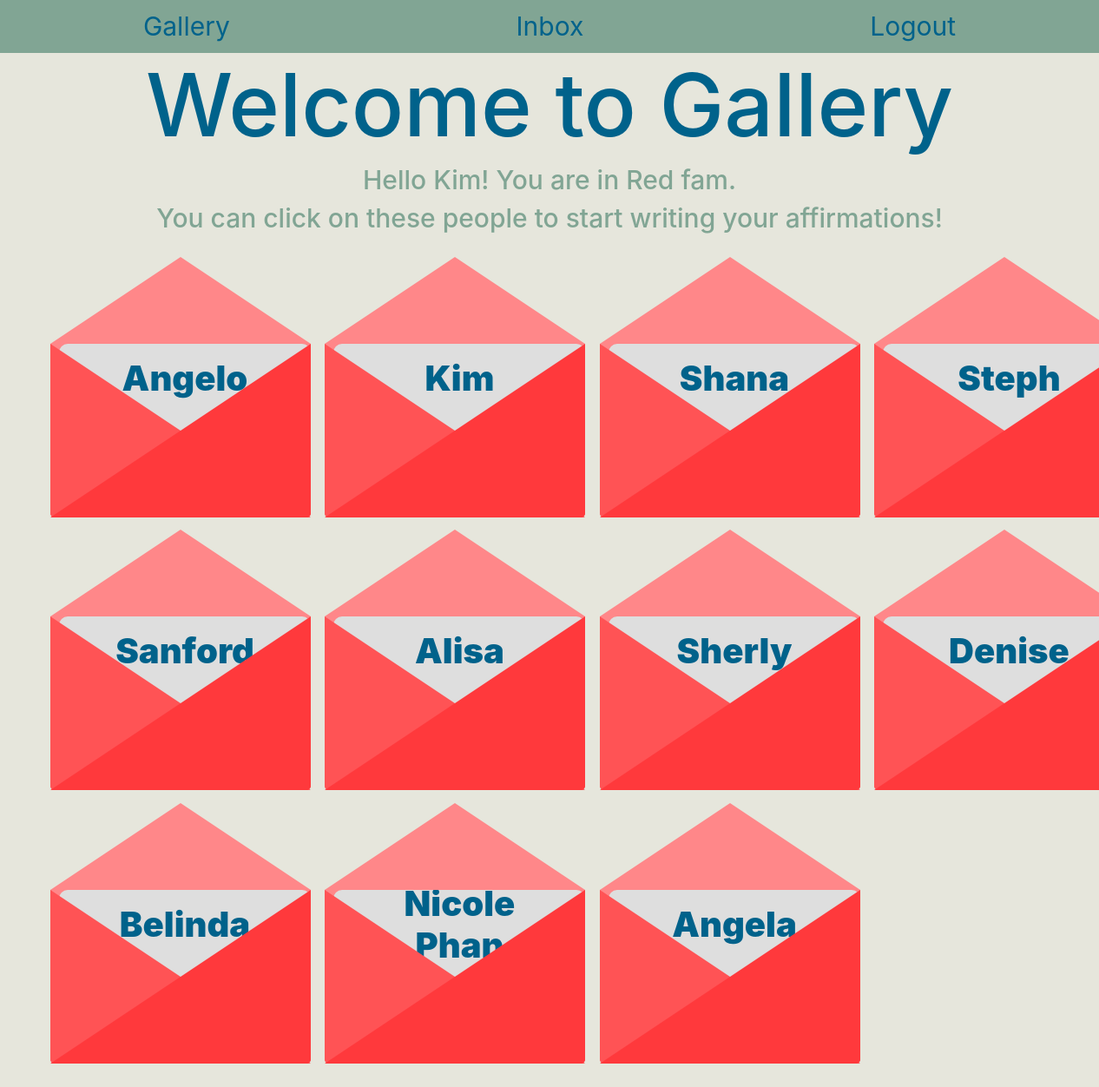
Page /gallery (signed in) on the committed database.
### app_folder/models.py (models this page shows, shortened)
class User(UserMixin, db.Model):
    id = db.Column(db.Integer, primary_key=True)
    username = db.Column(db.String(64), index=True, unique=True)
    family = db.Column(db.String(64), nullable=False)
    password_hash = db.Column(db.String(128))
    messages = db.relationship("Message", uselist=False, backref="user")

### app_folder/routes.py (the view)
@app.route("/gallery")
@login_required
def gallery():
    Alluser = User.query.all()
    return render_template('gallery.html', title="Gallery", Alluser=Alluser)

### app_folder/routes.py (called while the page is built)
@login.user_loader
def load_user(user_id):
    return User.query.get(int(user_id))

### app_folder/templates/gallery.html (shortened to what this page needs)
{% extends "base.html" %}
{% block gallery %}
    <h1 class="center"> Welcome to Gallery</h1>
<div class="center">
    <h4> Hello {{current_user.username}}! You are in {{current_user.family}} fam. </h4>
    <h4> You can click on these people to start writing your affirmations!</h4>
</div>
<div id="galleryBoard" class="container-fluid">
    <div class="row">
        <div class="col-md-3">
           <div>
            {% for i in range(0,Alluser|length,4 ) %}
                <a href="/user/{{Alluser[i].username}}">
                    <div class="mailGallery">
                        <div class="letterGallery"> <h1> {{Alluser[i].username}}</h1></div>
                    </div>
                </a>
            {% endfor %}
        </div>
        </div>
        <div class="col-md-3">
                <div>
                    {% for i in range(0,Alluser|length,4 ) %}
                    {% if i < (Alluser|length - 2) %}
                        <a href="/user/{{Alluser[i+1].username}}">
                            <div class="mailGallery">
                                <div class="letterGallery"> <h1> {{Alluser[i+1].username}}</h1></div>
                            </div>
                        </a>
                    {% endif %}
                    {% endfor %}
                </div>
        </div>
        <div class="col-md-3">
                {% for i in range(0,Alluser|length,4 ) %}
                {% if i < (Alluser|length - 2) %}
                <a href="/user/{{Alluser[i+2].username}}">
                    <div class="mailGallery">
                        <div class="letterGallery"> <h1> {{Alluser[i+2].username}}</h1></div>
                    </div>
                </a>
            {% endif %}
            {% endfor %}
        </div>
        <div class="col-md-3">
                {% for i in range(0,Alluser|length,4 ) %}
                {% if i < (Alluser|length - 3) %}
                <a href="/user/{{Alluser[i+3].username}}">
                    <div class="mailGallery">
                        <div class="letterGallery"> <h1> {{Alluser[i+3].username}}</h1></div>
                    </div>
                </a>
            {% endif %}
            {% endfor %}
        </div>
    </div>
</div>
{% endblock %}

### app_folder/static/styles/base.css (style rules this page uses)
body { background-color: #E6E6DC; font-size: 10px }
h1 { color: #00628B; font-size: 10em; }
h4 { color: #81A594; font-size: 3em; }
a { color: #00628B; }
.center { text-align: center; }

### app_folder/static/styles/envelope.css (style rules this page uses)
* { margin: 0; padding: 0; }

### app_folder/static/styles/gallery.css (style rules this page uses)
#galleryBoard { margin-top: 10% }
.mailGallery { width: 300px; height: 200px; background: #ff8789; position: relative; transform-style: preserve-3d; border-bottom-left-radius: 10px; border-bottom-right-radius: 10px; cursor: pointer; text-align:center; margin-bottom: 40%; left: 15%; transition: all .2s ease; }
.mailGallery:before { content: ''; position: absolute; top: 0; right: 0; border-left: 150px solid Transparent; border-right: 150px solid #ff393c; border-top: 100px solid Transparent; border-bottom: 100px solid #ff393c; z-index: 5; border-bottom-right-radius: 5px; }
.mailGallery:after { content: ''; position: absolute; top: 0; left: 0; border-left: 150px solid #ff5355; border-right: 150px solid Transparent; border-top: 100px solid Transparent; border-bottom: 100px solid #ff5355; z-index: 4; border-bottom-left-radius: 5px; }
.letterGallery { position: absolute; z-index: 3; top: 0px; left: 10px; background: #dedede; width: 290px; height: 200px; border-radius: 10px; transition: all 1s ease; }
.letterGallery h1 { position: absolute; top: 20%; left: 50%; transform: translate(-50%,-50%); font-size: 4em; color: #00628B; font-weight: 900; }

### rows in the picture
User: username "Kim", family "Red", username "Kim"
User: username "Angelo"
User: username "Sanford"
User: username "Belinda"
User: username "Alisa"
User: username "Nicole Phan"
User: username "Shana"
User: username "Sherly"
User: username "Angela"
User: username "Steph"
User: username "Denise"
